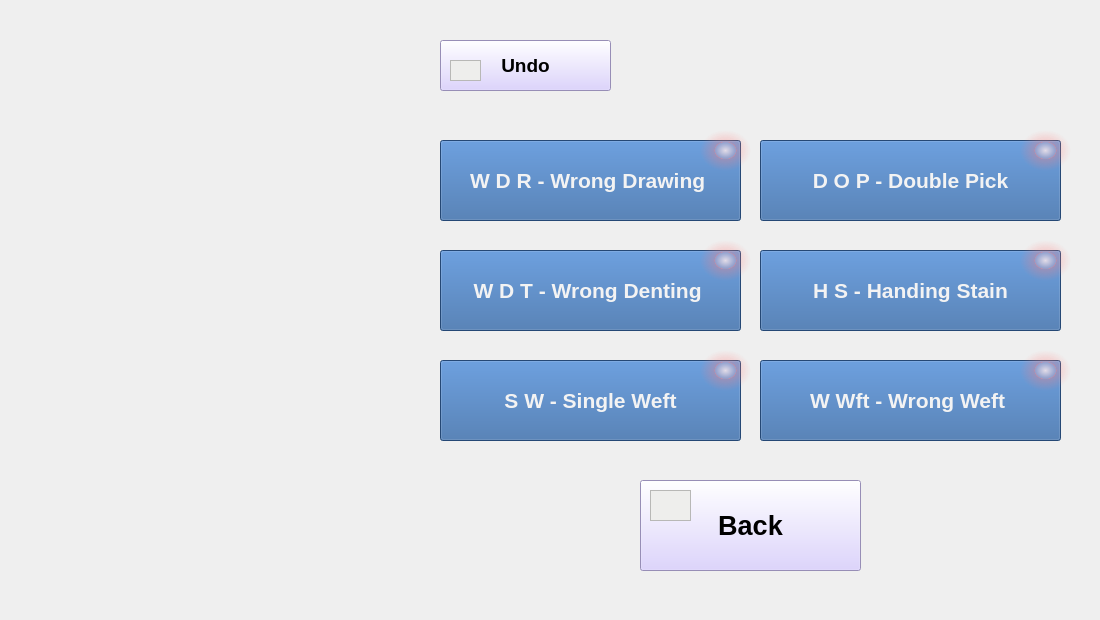
  <widget class="QWidget" name="WeaveFault">
   <widget class="QPushButton" name="backButtonWe">
    <property name="geometry">
     <rect>
      <x>640</x>
      <y>480</y>
      <width>221</width>
      <height>91</height>
     </rect>
    </property>
    <property name="font">
     <font>
      <family>Arial</family>
      <pointsize>20</pointsize>
      <weight>75</weight>
      <bold>true</bold>
     </font>
    </property>
    <property name="styleSheet">
     <string notr="true">background-color: rgb(212, 199, 255);
</string>
    </property>
    <property name="text">
     <string>Back</string>
    </property>
   </widget>
   <widget class="QLabel" name="WeavLabel">
    <property name="geometry">
     <rect>
      <x>0</x>
      <y>-10</y>
      <width>1091</width>
      <height>611</height>
     </rect>
    </property>
    <property name="styleSheet">
     <string notr="true">border-image: url(:/newPrefix/Capture2.JPG);</string>
    </property>
    <property name="text">
     <string>&lt;html&gt;&lt;head/&gt;&lt;body&gt;&lt;p&gt;&lt;br/&gt;&lt;/p&gt;&lt;p&gt;&lt;br/&gt;&lt;/p&gt;&lt;/body&gt;&lt;/html&gt;</string>
    </property>
   </widget>
   <widget class="QPushButton" name="Undo_WeaveButton">
    <property name="geometry">
     <rect>
      <x>440</x>
      <y>40</y>
      <width>171</width>
      <height>51</height>
     </rect>
    </property>
    <property name="font">
     <font>
      <family>Arial</family>
      <pointsize>14</pointsize>
      <weight>75</weight>
      <bold>true</bold>
     </font>
    </property>
    <property name="styleSheet">
     <string notr="true">background-color: rgb(212, 199, 255);</string>
    </property>
    <property name="text">
     <string>Undo</string>
    </property>
   </widget>
   <widget class="QPushButton" name="WDRButton">
    <property name="geometry">
     <rect>
      <x>440</x>
      <y>140</y>
      <width>301</width>
      <height>81</height>
     </rect>
    </property>
    <property name="minimumSize">
     <size>
      <width>0</width>
      <height>0</height>
     </size>
    </property>
    <property name="sizeIncrement">
     <size>
      <width>0</width>
      <height>0</height>
     </size>
    </property>
    <property name="baseSize">
     <size>
      <width>0</width>
      <height>0</height>
     </size>
    </property>
    <property name="font">
     <font>
      <family>Arial</family>
      <pointsize>16</pointsize>
      <weight>75</weight>
      <bold>true</bold>
     </font>
    </property>
    <property name="styleSheet">
     <string notr="true">color: rgb(243, 243, 243);
background-color: rgb(52, 101, 164);</string>
    </property>
    <property name="text">
     <string>W D R - Wrong Drawing </string>
    </property>
    <property name="iconSize">
     <size>
      <width>30</width>
      <height>30</height>
     </size>
    </property>
   </widget>
   <widget class="QPushButton" name="WWftButton">
    <property name="geometry">
     <rect>
      <x>760</x>
      <y>360</y>
      <width>301</width>
      <height>81</height>
     </rect>
    </property>
    <property name="minimumSize">
     <size>
      <width>0</width>
      <height>0</height>
     </size>
    </property>
    <property name="sizeIncrement">
     <size>
      <width>0</width>
      <height>0</height>
     </size>
    </property>
    <property name="baseSize">
     <size>
      <width>0</width>
      <height>0</height>
     </size>
    </property>
    <property name="font">
     <font>
      <family>Arial</family>
      <pointsize>16</pointsize>
      <weight>75</weight>
      <bold>true</bold>
     </font>
    </property>
    <property name="styleSheet">
     <string notr="true">color: rgb(243, 243, 243);
background-color: rgb(52, 101, 164);</string>
    </property>
    <property name="text">
     <string>W Wft - Wrong Weft </string>
    </property>
    <property name="iconSize">
     <size>
      <width>30</width>
      <height>30</height>
     </size>
    </property>
   </widget>
   <widget class="QPushButton" name="SWButton">
    <property name="geometry">
     <rect>
      <x>440</x>
      <y>360</y>
      <width>301</width>
      <height>81</height>
     </rect>
    </property>
    <property name="minimumSize">
     <size>
      <width>0</width>
      <height>0</height>
     </size>
    </property>
    <property name="sizeIncrement">
     <size>
      <width>0</width>
      <height>0</height>
     </size>
    </property>
    <property name="baseSize">
     <size>
      <width>0</width>
      <height>0</height>
     </size>
    </property>
    <property name="font">
     <font>
      <family>Arial</family>
      <pointsize>16</pointsize>
      <weight>75</weight>
      <bold>true</bold>
     </font>
    </property>
    <property name="styleSheet">
     <string notr="true">color: rgb(243, 243, 243);
background-color: rgb(52, 101, 164);</string>
    </property>
    <property name="text">
     <string>S W - Single Weft</string>
    </property>
    <property name="iconSize">
     <size>
      <width>30</width>
      <height>30</height>
     </size>
    </property>
   </widget>
   <widget class="QPushButton" name="WDTButton">
    <property name="geometry">
     <rect>
      <x>440</x>
      <y>250</y>
      <width>301</width>
      <height>81</height>
     </rect>
    </property>
    <property name="minimumSize">
     <size>
      <width>0</width>
      <height>0</height>
     </size>
    </property>
    <property name="sizeIncrement">
     <size>
      <width>0</width>
      <height>0</height>
     </size>
    </property>
    <property name="baseSize">
     <size>
      <width>0</width>
      <height>0</height>
     </size>
    </property>
    <property name="font">
     <font>
      <family>Arial</family>
      <pointsize>16</pointsize>
      <weight>75</weight>
      <bold>true</bold>
     </font>
    </property>
    <property name="styleSheet">
     <string notr="true">color: rgb(243, 243, 243);
background-color: rgb(52, 101, 164);</string>
    </property>
    <property name="text">
     <string>W D T - Wrong Denting </string>
    </property>
    <property name="iconSize">
     <size>
      <width>30</width>
      <height>30</height>
     </size>
    </property>
   </widget>
   <widget class="QPushButton" name="HSButton">
    <property name="geometry">
     <rect>
      <x>760</x>
      <y>250</y>
      <width>301</width>
      <height>81</height>
     </rect>
    </property>
    <property name="minimumSize">
     <size>
      <width>0</width>
      <height>0</height>
     </size>
    </property>
    <property name="sizeIncrement">
     <size>
      <width>0</width>
      <height>0</height>
     </size>
    </property>
    <property name="baseSize">
     <size>
      <width>0</width>
      <height>0</height>
     </size>
    </property>
    <property name="font">
     <font>
      <family>Arial</family>
      <pointsize>16</pointsize>
      <weight>75</weight>
      <bold>true</bold>
     </font>
    </property>
    <property name="styleSheet">
     <string notr="true">color: rgb(243, 243, 243);
background-color: rgb(52, 101, 164);</string>
    </property>
    <property name="text">
     <string>H S - Handing Stain</string>
    </property>
    <property name="iconSize">
     <size>
      <width>30</width>
      <height>30</height>
     </size>
    </property>
   </widget>
   <widget class="QPushButton" name="DOPButton">
    <property name="geometry">
     <rect>
      <x>760</x>
      <y>140</y>
      <width>301</width>
      <height>81</height>
     </rect>
    </property>
    <property name="minimumSize">
     <size>
      <width>0</width>
      <height>0</height>
     </size>
    </property>
    <property name="sizeIncrement">
     <size>
      <width>0</width>
      <height>0</height>
     </size>
    </property>
    <property name="baseSize">
     <size>
      <width>0</width>
      <height>0</height>
     </size>
    </property>
    <property name="font">
     <font>
      <family>Arial</family>
      <pointsize>16</pointsize>
      <weight>75</weight>
      <bold>true</bold>
     </font>
    </property>
    <property name="styleSheet">
     <string notr="true">color: rgb(243, 243, 243);
background-color: rgb(52, 101, 164);</string>
    </property>
    <property name="text">
     <string>D O P - Double Pick</string>
    </property>
    <property name="iconSize">
     <size>
      <width>30</width>
      <height>30</height>
     </size>
    </property>
   </widget>
   <widget class="QLabel" name="WDRButton_value">
    <property name="geometry">
     <rect>
      <x>700</x>
      <y>130</y>
      <width>51</width>
      <height>41</height>
     </rect>
    </property>
    <property name="font">
     <font>
      <family>Arial</family>
      <pointsize>16</pointsize>
      <weight>75</weight>
      <bold>true</bold>
     </font>
    </property>
    <property name="styleSheet">
     <string notr="true">background-color: qradialgradient(spread:pad, cx:0.5, cy:0.5, radius:0.5, fx:0.5, fy:0.5, stop:0 rgba(255, 235, 235, 206), stop:0.35 rgba(255, 188, 188, 80), stop:0.4 rgba(255, 162, 162, 80), stop:0.425 rgba(255, 132, 132, 156), stop:0.44 rgba(252, 128, 128, 80), stop:1 rgba(255, 255, 255, 0));</string>
    </property>
    <property name="text">
     <string>&lt;html&gt;&lt;head/&gt;&lt;body&gt;&lt;p align=&quot;center&quot;&gt;&lt;br/&gt;&lt;/p&gt;&lt;/body&gt;&lt;/html&gt;</string>
    </property>
   </widget>
   <widget class="QLabel" name="WDTButton_value">
    <property name="geometry">
     <rect>
      <x>700</x>
      <y>240</y>
      <width>51</width>
      <height>41</height>
     </rect>
    </property>
    <property name="font">
     <font>
      <family>Arial</family>
      <pointsize>16</pointsize>
      <weight>75</weight>
      <bold>true</bold>
     </font>
    </property>
    <property name="styleSheet">
     <string notr="true">background-color: qradialgradient(spread:pad, cx:0.5, cy:0.5, radius:0.5, fx:0.5, fy:0.5, stop:0 rgba(255, 235, 235, 206), stop:0.35 rgba(255, 188, 188, 80), stop:0.4 rgba(255, 162, 162, 80), stop:0.425 rgba(255, 132, 132, 156), stop:0.44 rgba(252, 128, 128, 80), stop:1 rgba(255, 255, 255, 0));</string>
    </property>
    <property name="text">
     <string>&lt;html&gt;&lt;head/&gt;&lt;body&gt;&lt;p align=&quot;center&quot;&gt;&lt;br/&gt;&lt;/p&gt;&lt;/body&gt;&lt;/html&gt;</string>
    </property>
   </widget>
   <widget class="QLabel" name="SWButton_value">
    <property name="geometry">
     <rect>
      <x>700</x>
      <y>350</y>
      <width>51</width>
      <height>41</height>
     </rect>
    </property>
    <property name="font">
     <font>
      <family>Arial</family>
      <pointsize>16</pointsize>
      <weight>75</weight>
      <bold>true</bold>
     </font>
    </property>
    <property name="styleSheet">
     <string notr="true">background-color: qradialgradient(spread:pad, cx:0.5, cy:0.5, radius:0.5, fx:0.5, fy:0.5, stop:0 rgba(255, 235, 235, 206), stop:0.35 rgba(255, 188, 188, 80), stop:0.4 rgba(255, 162, 162, 80), stop:0.425 rgba(255, 132, 132, 156), stop:0.44 rgba(252, 128, 128, 80), stop:1 rgba(255, 255, 255, 0));</string>
    </property>
    <property name="text">
     <string>&lt;html&gt;&lt;head/&gt;&lt;body&gt;&lt;p align=&quot;center&quot;&gt;&lt;br/&gt;&lt;/p&gt;&lt;/body&gt;&lt;/html&gt;</string>
    </property>
   </widget>
   <widget class="QLabel" name="WWftButton_value">
    <property name="geometry">
     <rect>
      <x>1020</x>
      <y>350</y>
      <width>51</width>
      <height>41</height>
     </rect>
    </property>
    <property name="font">
     <font>
      <family>Arial</family>
      <pointsize>16</pointsize>
      <weight>75</weight>
      <bold>true</bold>
     </font>
    </property>
    <property name="styleSheet">
     <string notr="true">background-color: qradialgradient(spread:pad, cx:0.5, cy:0.5, radius:0.5, fx:0.5, fy:0.5, stop:0 rgba(255, 235, 235, 206), stop:0.35 rgba(255, 188, 188, 80), stop:0.4 rgba(255, 162, 162, 80), stop:0.425 rgba(255, 132, 132, 156), stop:0.44 rgba(252, 128, 128, 80), stop:1 rgba(255, 255, 255, 0));</string>
    </property>
    <property name="text">
     <string>&lt;html&gt;&lt;head/&gt;&lt;body&gt;&lt;p align=&quot;center&quot;&gt;&lt;br/&gt;&lt;/p&gt;&lt;/body&gt;&lt;/html&gt;</string>
    </property>
   </widget>
   <widget class="QLabel" name="HSButton_value">
    <property name="geometry">
     <rect>
      <x>1020</x>
      <y>240</y>
      <width>51</width>
      <height>41</height>
     </rect>
    </property>
    <property name="font">
     <font>
      <family>Arial</family>
      <pointsize>16</pointsize>
      <weight>75</weight>
      <bold>true</bold>
     </font>
    </property>
    <property name="styleSheet">
     <string notr="true">background-color: qradialgradient(spread:pad, cx:0.5, cy:0.5, radius:0.5, fx:0.5, fy:0.5, stop:0 rgba(255, 235, 235, 206), stop:0.35 rgba(255, 188, 188, 80), stop:0.4 rgba(255, 162, 162, 80), stop:0.425 rgba(255, 132, 132, 156), stop:0.44 rgba(252, 128, 128, 80), stop:1 rgba(255, 255, 255, 0));</string>
    </property>
    <property name="text">
     <string>&lt;html&gt;&lt;head/&gt;&lt;body&gt;&lt;p align=&quot;center&quot;&gt;&lt;br/&gt;&lt;/p&gt;&lt;/body&gt;&lt;/html&gt;</string>
    </property>
   </widget>
   <widget class="QLabel" name="DOPButton_value">
    <property name="geometry">
     <rect>
      <x>1020</x>
      <y>130</y>
      <width>51</width>
      <height>41</height>
     </rect>
    </property>
    <property name="font">
     <font>
      <family>Arial</family>
      <pointsize>16</pointsize>
      <weight>75</weight>
      <bold>true</bold>
     </font>
    </property>
    <property name="styleSheet">
     <string notr="true">background-color: qradialgradient(spread:pad, cx:0.5, cy:0.5, radius:0.5, fx:0.5, fy:0.5, stop:0 rgba(255, 235, 235, 206), stop:0.35 rgba(255, 188, 188, 80), stop:0.4 rgba(255, 162, 162, 80), stop:0.425 rgba(255, 132, 132, 156), stop:0.44 rgba(252, 128, 128, 80), stop:1 rgba(255, 255, 255, 0));</string>
    </property>
    <property name="text">
     <string>&lt;html&gt;&lt;head/&gt;&lt;body&gt;&lt;p align=&quot;center&quot;&gt;&lt;br/&gt;&lt;/p&gt;&lt;/body&gt;&lt;/html&gt;</string>
    </property>
   </widget>
   <widget class="QFrame" name="UndoWeavFrame">
    <property name="geometry">
     <rect>
      <x>450</x>
      <y>60</y>
      <width>31</width>
      <height>21</height>
     </rect>
    </property>
    <property name="styleSheet">
     <string notr="true">border-image: url(:/newPrefix/Undo-icon.png);
background-color: rgb(238, 238, 236);


</string>
    </property>
    <property name="frameShape">
     <enum>QFrame::StyledPanel</enum>
    </property>
    <property name="frameShadow">
     <enum>QFrame::Raised</enum>
    </property>
   </widget>
   <widget class="QFrame" name="SavWeavFrame">
    <property name="geometry">
     <rect>
      <x>650</x>
      <y>490</y>
      <width>41</width>
      <height>31</height>
     </rect>
    </property>
    <property name="styleSheet">
     <string notr="true">border-image: url(:/newPrefix/Save-icon.png);
background-color: rgb(238, 238, 236);


</string>
    </property>
    <property name="frameShape">
     <enum>QFrame::StyledPanel</enum>
    </property>
    <property name="frameShadow">
     <enum>QFrame::Raised</enum>
    </property>
   </widget>
   <zorder>WeavLabel</zorder>
   <zorder>backButtonWe</zorder>
   <zorder>Undo_WeaveButton</zorder>
   <zorder>WDRButton</zorder>
   <zorder>WWftButton</zorder>
   <zorder>SWButton</zorder>
   <zorder>WDTButton</zorder>
   <zorder>HSButton</zorder>
   <zorder>DOPButton</zorder>
   <zorder>WDRButton_value</zorder>
   <zorder>WDTButton_value</zorder>
   <zorder>SWButton_value</zorder>
   <zorder>WWftButton_value</zorder>
   <zorder>HSButton_value</zorder>
   <zorder>DOPButton_value</zorder>
   <zorder>UndoWeavFrame</zorder>
   <zorder>SavWeavFrame</zorder>
  </widget>
